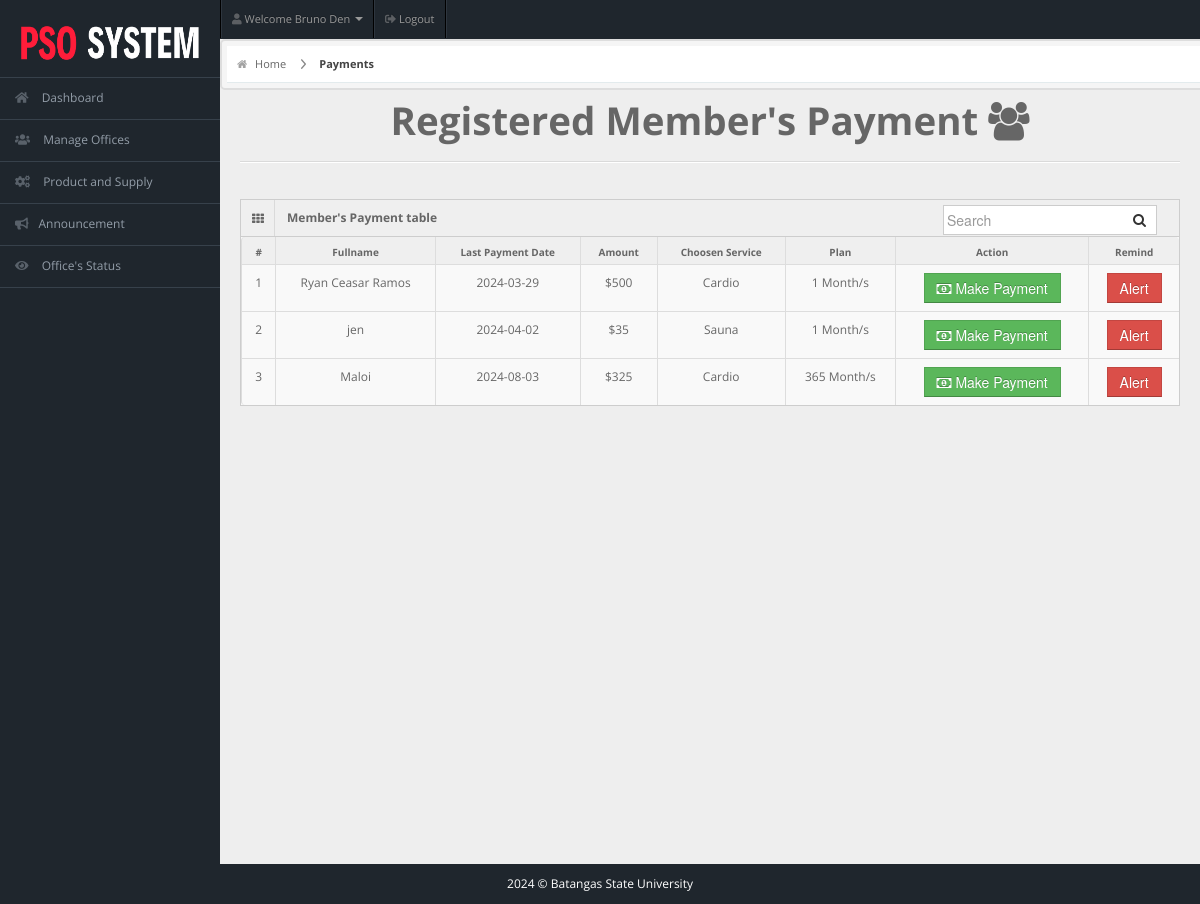
/staff/staff-pages/payment.php (signed in), run on the app's committed database.
### tables this page shows
CREATE TABLE IF NOT EXISTS `staffs` (
  `user_id` int NOT NULL AUTO_INCREMENT,
  `username` varchar(50) NOT NULL,
  `password` varchar(50) NOT NULL,
  `email` varchar(50) NOT NULL,
  `fullname` varchar(50) NOT NULL,
  `address` varchar(20) NOT NULL,
  `profile_picture` varchar(255) DEFAULT NULL,
  `designation` varchar(20) NOT NULL,
  `gender` varchar(10) NOT NULL,
  `contact` bigint NOT NULL,
  `dor` date NOT NULL,
  PRIMARY KEY (`user_id`)
);

CREATE TABLE IF NOT EXISTS `members` (
  `user_id` int NOT NULL AUTO_INCREMENT,
  `fullname` varchar(20) NOT NULL,
  `username` varchar(20) NOT NULL,
  `email` varchar(255) NOT NULL,
  `password` varchar(100) NOT NULL,
  `gender` varchar(20) NOT NULL,
  `dor` date NOT NULL,
  `profile_picture` varchar(255) DEFAULT NULL,
  `services` varchar(50) NOT NULL,
  `amount` int NOT NULL,
  `paid_date` date NOT NULL,
  `p_year` int NOT NULL,
  `plan` varchar(100) NOT NULL,
  `address` varchar(20) NOT NULL,
  `contact` varchar(10) NOT NULL,
  `status` varchar(20) NOT NULL DEFAULT 'Active',
  `attendance_count` int NOT NULL,
  `ini_weight` int NOT NULL DEFAULT '0',
  `curr_weight` int NOT NULL DEFAULT '0',
  `ini_bodytype` varchar(50) NOT NULL,
  `curr_bodytype` varchar(50) NOT NULL,
  `progress_date` date NOT NULL,
  `reminder` int NOT NULL DEFAULT '0',
  PRIMARY KEY (`user_id`)
);

### staff/staff-pages/payment.php (the view, shortened to what this page needs)
<!DOCTYPE html>
<html lang="en">
<head>
  <link rel="stylesheet" href="../css/bootstrap.min.css" />
  <link rel="stylesheet" href="../css/bootstrap-responsive.min.css" />
  <link rel="stylesheet" href="../css/fullcalendar.css" />
  <link rel="stylesheet" href="../css/matrix-style.css" />
  <link rel="stylesheet" href="../css/matrix-media.css" />
  <link href="../font-awesome/css/font-awesome.css" rel="stylesheet" />
  <link rel="stylesheet" href="../css/jquery.gritter.css" />
  <link href="https://cdnjs.cloudflare.com/ajax/libs/font-awesome/5.15.4/css/all.min.css" rel="stylesheet">
</head>
<body>
  <?php include '../includes/header.php' ?>
  <?php $page = "payment";
  include '../includes/sidebar.php' ?>
  <div id="content">
    <div id="content-header">
      <div id="breadcrumb"> <a href="index.php" title="Go to Home" class="tip-bottom"><i class="icon-home"></i> Home</a>
        <a href="payment.php" class="current">Payments</a>
      </div>
    </div>
    <div class="container-fluid">
      <h1 class="text-center">Registered Member's Payment <i class="icon icon-group"></i></h1>
      <hr>
      <div class="row-fluid">
        <div class="span12">
          <div class='widget-box'>
            <div class='widget-title'> <span class='icon'> <i class='icon-th'></i> </span>
              <h5>Member's Payment table</h5>
              <form id="custom-search-form" role="search" method="POST" action="search-result.php" class="form-search form-horizontal pull-right">
                <div class="input-append span12">
                  <input type="text" class="search-query" placeholder="Search" name="search" required>
                  <button type="submit" class="btn"><i class="icon-search"></i></button>
                </div>
              </form>
            </div>
            <div class='widget-content nopadding'>
              <?php
              $qry = "SELECT * FROM members";
              $cnt = 1;
              $result = mysqli_query($conn, $qry);
              echo "<table class='table table-bordered data-table table-hover'>
        <thead>
          <tr>
            <th>#</th>
            <th>Fullname</th>
            <th>Last Payment Date</th>
            <th>Amount</th>
            <th>Choosen Service</th>
            <th>Plan</th>
            <th>Action</th>
            <th>Remind</th>
          </tr>
        </thead>";
              while ($row = mysqli_fetch_array($result)) { ?>
                <tbody>
                  <td>
                    <div class='text-center'><?php echo $cnt; ?></div>
                  </td>
                  <td>
                    <div class='text-center'><?php echo $row['fullname'] ?></div>
                  </td>
                  <td>
                    <div class='text-center'><?php echo ($row['paid_date'] == 0 ? "New Member" : $row['paid_date']) ?></div>
                  </td>
                  <td>
                    <div class='text-center'><?php echo '$' . $row['amount'] ?></div>
                  </td>
                  <td>
                    <div class='text-center'><?php echo $row['services'] ?></div>
                  </td>
                  <td>
                    <div class='text-center'><?php echo $row['plan'] . " Month/s" ?></div>
                  </td>
                  <td>
                    <div class='text-center'><a href='user-payment.php?id=<?php echo $row['user_id'] ?>'><button class='btn btn-success btn'><i class='icon icon-money'></i> Make Payment</button></a></div>
                  </td>
                  <td>
                    <div class='text-center'><a href='sendReminder.php?id=<?php echo $row['user_id'] ?>'><button class='btn btn-danger btn' <?php echo ($row['reminder'] == 1 ? "disabled" : "") ?>>Alert</button></a></div>
                  </td>
                </tbody>
              <?php $cnt++;
              }
              ?>
              </table>
            </div>
          </div>
        </div>
      </div>
    </div>
  </div>
  <?php
  include '../includes/footer.php';
  ?>
</body>
</html>

### staff/includes/header.php (shortened to what this page needs)
<?php
$user_name = '';
if (isset($_SESSION['fullname'])) {
  $user_name = $_SESSION['fullname'];
} else {
  include "../dbcon.php";
  if (isset($_SESSION['user_id'])) {
    $user_id = $_SESSION['user_id'];
    $qry = "SELECT fullname FROM staffs WHERE user_id = '$user_id'";
    $result = mysqli_query($con, $qry);
    if ($result && $row = mysqli_fetch_assoc($result)) {
      $user_name = $row['fullname'];
    }
  }
}
?>
<div id="header">
  <img class="logo-large" src="../img/header_logo.png" alt="Logo" style="width: 200px; height: 80px;">
</div>
<div id="user-nav" class="navbar navbar-inverse">
  <ul class="nav right">
    <li class="dropdown" id="profile-messages">
      <a title="" href="#" data-toggle="dropdown" data-target="#profile-messages" class="dropdown-toggle">
        <i class="fas fa-user"></i> <span class="text"> Welcome <?php echo htmlspecialchars($user_name); ?> <b class="caret"></b>
      </a>
    </li>
    <li class="">
      <a title="" href="../logout.php">
        <i class="fas fa-sign-out-alt"></i> <span class="text">Logout</span>
      </a>
    </li>
  </ul>
</div>

### staff/css/matrix-style.css (style rules this page uses)
* { outline: none !important; -moz-outline: none !important; }
html, body { height: 100%; }
body { overflow-x: hidden; margin-top: -10px; font-family: "Open Sans", sans-serif; font-size: 12px; color: #666; }
a { color: #666; }
select, textarea, input[type="text"], input[type="password"], input[type="datetime"], input[type="datetime-local"], input[type="date"], input[type="month"], input[type="time"], input[type="week"], input[type="number"], input[type="email"], input[type="url"], input[type="search"], input[type="tel"], input[type="color"], .uneditable-input, .label, .dropdown-menu, .btn, .well, .progress, .table-bordered, .btn-group > .btn:first-child, .btn-group > .btn:last-child, .btn-group > .btn:last-child, .btn-group > .dropdown-toggle, .alert { border-radius: 0px; }
.btn, textarea, input[type="text"], input[type="password"], input[type="datetime"], input[type="datetime-local"], input[type="date"], input[type="month"], input[type="time"], input[type="week"], input[type="number"], input[type="email"], input[type="url"], input[type="search"], input[type="tel"], input[type="color"], .uneditable-input { box-shadow: none; }
.progress, .progress-success .bar, .progress .bar-success, .progress-warning .bar, .progress .bar-warning, .progress-danger .bar, .progress .bar-danger, .progress-info .bar, .progress .bar-info, .btn, .btn-primary { background-image: none; }
hr { border-top-color: #dadada; }
#header { height: 77px; position: relative; width: 100%; z-index: -9; }
#user-nav { position: absolute; left: 220px; top: 0px; z-index: 20; margin: 0; }
#user-nav > ul { margin: 0; padding: 0; list-style: none; border-right: 1px solid #2e363f; border-left: 1px solid #000; }
#user-nav > ul > li { float: left; list-style-type: none; margin: 0; position: relative; padding: 0; border-left: 1px solid #2e363f; border-right: 1px solid #000; }
#user-nav > ul > li > a { padding: 9px 10px; display: block; font-size: 11px; }
#user-nav > ul > li > a > i, #sidebar li a i { opacity: 0.5; margin-top: 2px; }
#content { background: none repeat scroll 0 0 #eeeeee; margin-left: 220px; margin-right: 0; padding-bottom: 25px; position: relative; min-height: 100%; width: auto; }
#content-header { position: abslute; width: 100%; margin-top: -38px; z-index: 20; }
#breadcrumb { background-color: #fff; border-bottom: 1px solid #e3ebed; }
#breadcrumb a { padding: 8px 20px 8px 10px; display: inline-block; background-image: url("../img/breadcrumb.png"); background-position: center right; background-repeat: no-repeat; font-size: 11px; color: #666666; }
#breadcrumb a:last-child { background-image: none; }
#breadcrumb a.current { font-weight: bold; color: #444444; }
#breadcrumb a i { margin-right: 5px; opacity: 0.6; }
.widget-box { background: none repeat scroll 0 0 #f9f9f9; border-left: 1px solid #cdcdcd; border-top: 1px solid #cdcdcd; border-right: 1px solid #cdcdcd; clear: both; margin-top: 16px; margin-bottom: 16px; position: relative; }
.widget-title, .modal-header, .table th, div.dataTables_wrapper .ui-widget-header { background: #efefef; border-bottom: 1px solid #cdcdcd; height: 36px; }
.widget-title span.icon { padding: 9px 10px 7px 11px; float: left; border-right: 1px solid #dadada; }
.widget-title h5 { color: #666; float: left; font-size: 12px; font-weight: bold; padding: 12px; line-height: 12px; margin: 0; }
.widget-content { padding: 15px; border-bottom: 1px solid #cdcdcd; }
.table th { height: auto; font-size: 10px; padding: 5px 10px 2px; border-bottom: 0; text-align: center; color: #666666; }
.nopadding { padding: 0 !important; }
.nopadding .table { margin-bottom: 0; }
.nopadding .table-bordered { border: 0; }
form { margin-bottom: 0; }
.input-append .add-on:last-child, .input-append .btn:last-child { border-radius: 0px; padding: 6px 5px 2px; }
.input-prepend input, .input-append input, .input-prepend input[class*="span"], .input-append input[class*="span"] { width: none; }
.input-append input, .input-append select, .input-prepend span, .input-prepend input { border-radius: 0px !important; }

### staff/css/matrix-media.css (style rules this page uses)
body { background:#2E363F; }
#header { background-color: #1f262d; margin-top:10px; }

### staff/includes/header.php (style rules this page uses)
#header img { position: absolute; left: 10px; margin-bottom: 20px; }
#content #content-header { border: 2px solid #ddd; padding: 5px; background-color: #f5f5f5; border-radius: 5px; }

### staff/includes/sidebar.php (style rules this page uses)
body { background-color: #1f262d; }
#header img { position: absolute; left: 10px; margin-bottom: 20px; }

### data on the page
staffs: fullname "Bruno Den"
members: fullname "Ryan Ceasar Ramos", paid_date "2024-03-29", amount "500", services "Cardio", plan "1"
members: fullname "jen", paid_date "2024-04-02", amount "35", services "Sauna", plan "1"
members: fullname "Maloi", paid_date "2024-08-03", amount "325", services "Cardio", plan "365"
